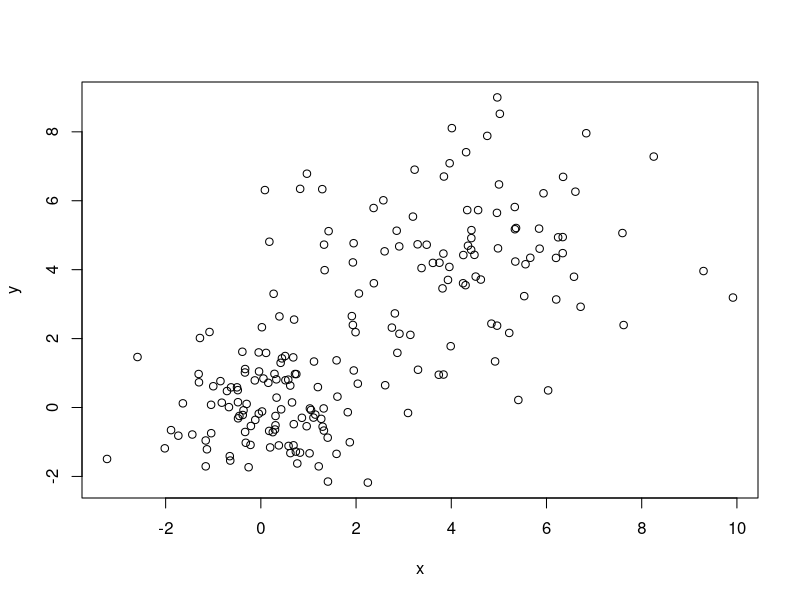
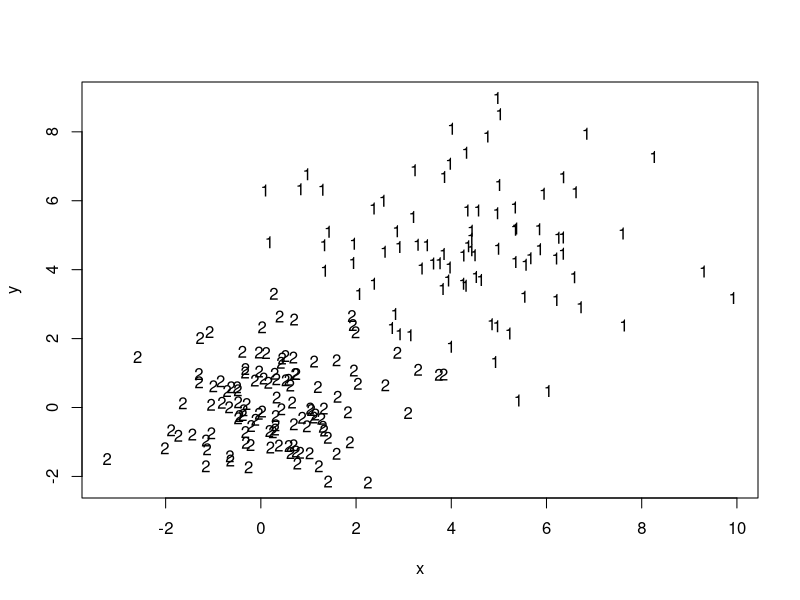
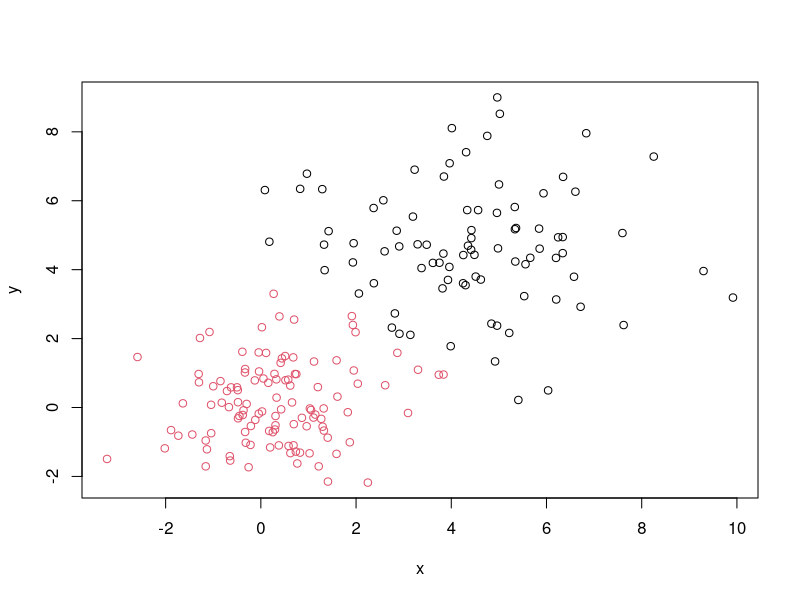
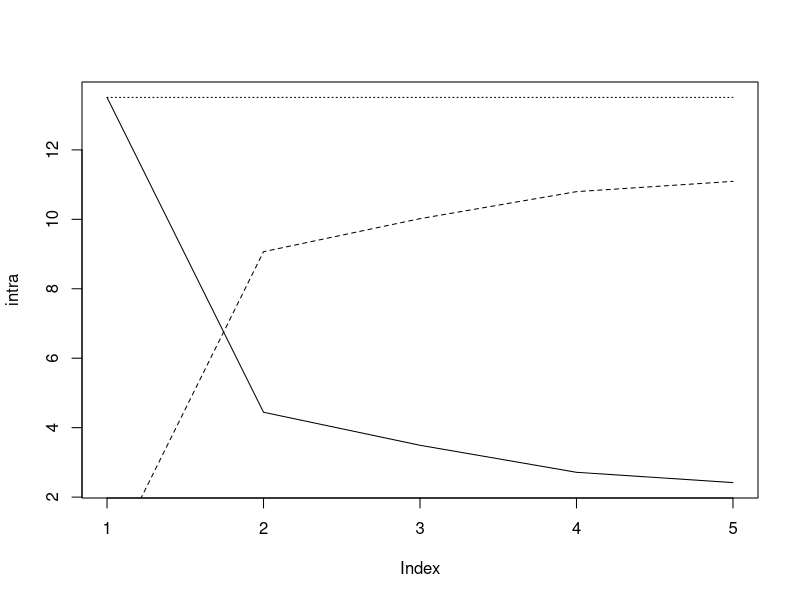
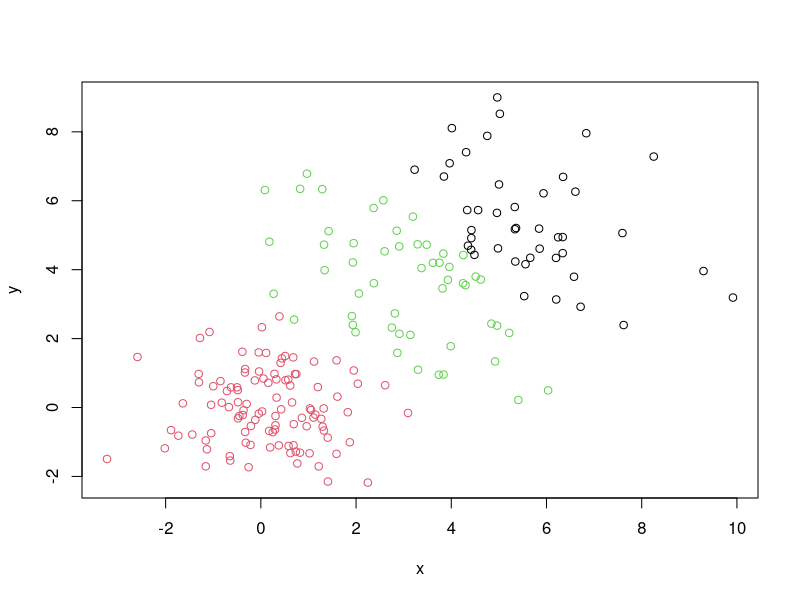
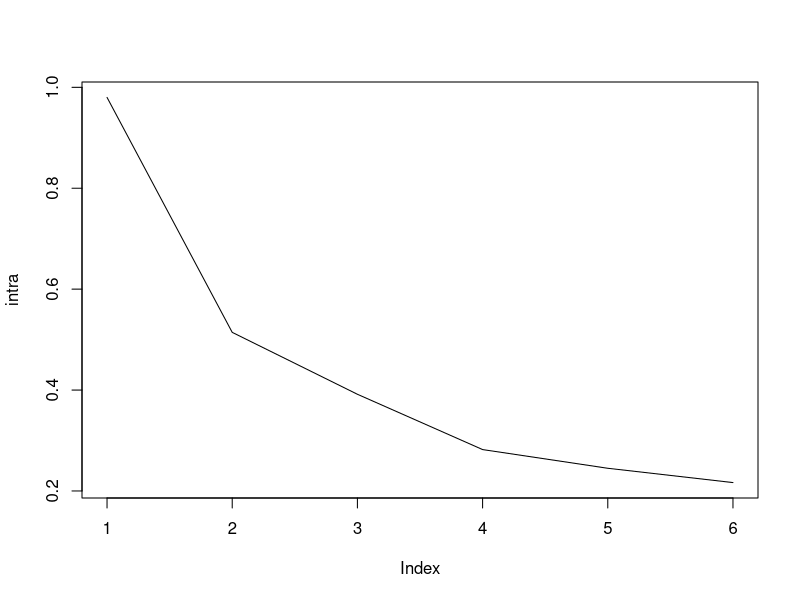
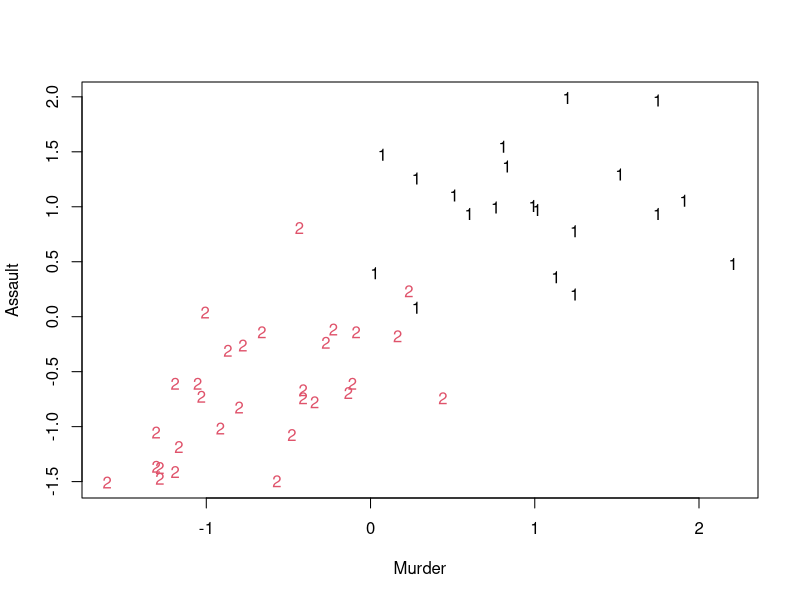

The R source for these figures, in order:
### TP KMEANS ###

###EXERCICE 1###

#1#

#First we generate all the data
n <- 200
x1 <- rnorm(n/2)
y1 <- rnorm(n/2)
x2 <- rnorm(n/2, 4, 2)
y2 <- rnorm(n/2, 4, 2)
d <- data.frame(c(x1, x2), c(y1, y2))
names(d) <- c("x", "y")

#On genere toutes ces données a partir d'un loi normale centrée
#réduite et d'une loi normal avec un moyenne egal a 4 et
# d'écart type 2. On utilise la fonction rnorm afin de généré toutes
#les données.
#Finalement on les mets dans un seul dataframes avec pour colonnes x et y
#Ce dataframe va donc contenir 200 points généré aleatoirement

#On va représenté ces données a l'aide de la fonction plot
plot(d)

#on peut discerner deux groupes, l'un au milieu du plot et l'autre en bas a droite

#2#

#On va utiliser la fonction kmeans pour realiser le clustering
km = kmeans(d,2)
km

#We are going to look if the clustering vector are similar to km$cluster
km$cluster

#3#

#On va maintenant regarder a quoi ressemble ces clusters
plot(d, pch = "")
text(d, label = km$cluster)

#La classification a l'air d'avoir du sens car tout les 1 et les 2
#(donc les deux differentes classes) ont l'air d etre bien séparé et
#assez homogènes
plot(d, col = km$cluster)

#4#

#On va regarder quelles est la classe avec la plus petite inertie
km$withinss / km$size

#on obtient une inertie de 8.07 pour la classe 1 et de 2.28 pour la classe 2
#Donc la classe 2 (celle en rouge) est plus homogène que la classe 1

#On va maintenant calculer l'inertie intraclasse
mean((km$withinss / km$size)[1]*(95/n) + (km$withinss / km$size)[2]*(105/n))

#On verifie que cette valeur est égale a celle calculer par kmeans
km$tot.withinss/n

#5#

#On va maintenant regarder a l'inertie interclasse
km$betweenss/n

#6#

#On va creer une boucle afin de voir quel est le plus judicieux choix de clustering
#pour cela on va calculer plusieurs cluster avec un k different
k = 5

#On initialise nos variables qui vont nous etre utile dans notre boucle
intra = vector()
inter = vector()
tot = vector()

#On creer une boucle pour calculer tout les kmeans
for (i in 1:k){
  km1 <- kmeans(d,i)
  intra[i] <- km1$tot.withinss/n
  inter[i] <- km1$betweenss/n
  tot[i] <- inter[i] + intra[i]
}

#On represente graphiquement ce que l'on a calculé
plot(intra, type="l")
points(inter, type = "l", lty = 2)
points(tot, type = "l", lty = 3)

#On voit bien qu'apres 2 la courbe ne reduit plus beaucoup (elle se coude) donc
#le choix de deux clusters semble etre le plus judicieux

#7#

#On va regarder a quoi ressemblerai nos clusters si on avait pris k egal a 3
#On calcule les clusters pour k = 3
km3 <- kmeans(d, 3)

plot(d, col = km3$cluster)

#Avec trois classes on voit bien que l'on a du mal a differencier le cluster
#de couleur verte et celui de couleur noire.

###EXERCICE 2###

#1#

#On va maintenant travailler sur le dataset USArrests qui repertorie
#celon l'etats differentes arrestation
head(USArrests)

#On va d'abord devoir centré réduire les données afin de pouvoir les analysé car
#les échelles ne sont pas les memes pour toutes les varaibles. Par exemple
#si on ne le fait pas, la variables Assault risque d'avoir plus d'importance que la variable
#Murder dans les calcul.
scaleUSArrests <- scale(USArrests)

head(scaleUSArrests)
#On peut donc voir que nos données sont désormais centrée réduites

#2#

#On va creer une boucle afin de voir quel est le plus judicieux choix de clustering
#pour cela on va calculer plusieurs cluster avec un k different
k = 6

#On initialise nos variables qui vont nous etre utile dans notre boucle
intra = vector()

#On creer une boucle pour calculer tout les kmeans jusqu'a k=6 et on regarde l'inertie inter et intra classe
for (i in 1:k){
  km1 <- kmeans(scaleUSArrests,i)
  intra[i] <- km1$tot.withinss/n
}

#On represente graphiquement ce que l'on a calculé afin de regarder combien de clusters seront le plus judicieux
plot(intra, type="l")

#On remarque que la courbe se coude au niveau de 2 clusters, ce qui signifie que 2 clusters est le nombre ideal
kmUSArrests <- kmeans(scaleUSArrests, 2)

#On va regarder visuellement ces deux clusters
plot(scaleUSArrests, pch = "")
text(scaleUSArrests, label = kmUSArrests$cluster, col = kmUSArrests$cluster)

#On peut voir que le cluster 1 est sans doute les etats sans trop d'arrestation et l'autre cluster le contraire

#3#

#On va regarder comment est calculé chaque centre de gravité
kmUSArrests$centers
#Nos intuitions etaient bonne car le cluster 1 sont les points avec le moins d'arrestation et vice-versa

#On peut s'interesser a l'inertie de chaques classes
kmUSArrests$withinss / kmUSArrests$size
# Les differentes classes on l'air d'etre plutot bien homogenes
